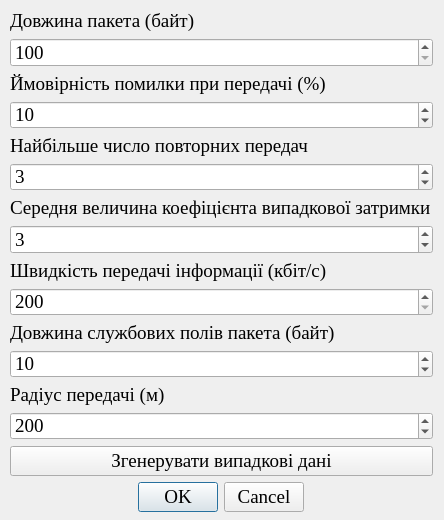
<?xml version="1.0" encoding="UTF-8"?>
<ui version="4.0">
 <class>TransferParameters</class>
 <widget class="QDialog" name="TransferParameters">
  <property name="geometry">
   <rect>
    <x>0</x>
    <y>0</y>
    <width>444</width>
    <height>520</height>
   </rect>
  </property>
  <property name="font">
   <font>
    <family>Times New Roman</family>
    <pointsize>14</pointsize>
   </font>
  </property>
  <property name="windowTitle">
   <string>Характеристики передачі</string>
  </property>
  <property name="modal">
   <bool>true</bool>
  </property>
  <widget class="QWidget" name="layoutWidget">
   <property name="geometry">
    <rect>
     <x>10</x>
     <y>10</y>
     <width>423</width>
     <height>502</height>
    </rect>
   </property>
   <layout class="QGridLayout" name="gridLayout">
    <item row="1" column="0">
     <widget class="QPushButton" name="random_button">
      <property name="text">
       <string>Згенерувати випадкові дані</string>
      </property>
     </widget>
    </item>
    <item row="2" column="0" alignment="Qt::AlignHCenter">
     <widget class="QDialogButtonBox" name="dialog_button_box">
      <property name="standardButtons">
       <set>QDialogButtonBox::Cancel|QDialogButtonBox::Ok</set>
      </property>
     </widget>
    </item>
    <item row="0" column="0">
     <layout class="QVBoxLayout" name="verticalLayout_8">
      <item>
       <layout class="QVBoxLayout" name="verticalLayout">
        <item>
         <widget class="QLabel" name="packet_length_label">
          <property name="text">
           <string>Довжина пакета (байт)</string>
          </property>
         </widget>
        </item>
        <item>
         <widget class="QSpinBox" name="packet_length_spin_box">
          <property name="minimum">
           <number>100</number>
          </property>
          <property name="maximum">
           <number>127</number>
          </property>
         </widget>
        </item>
       </layout>
      </item>
      <item>
       <layout class="QVBoxLayout" name="verticalLayout_2">
        <item>
         <widget class="QLabel" name="error_probability_label">
          <property name="text">
           <string>Ймовірність помилки при передачі (%)</string>
          </property>
         </widget>
        </item>
        <item>
         <widget class="QSpinBox" name="error_probability_spin_box">
          <property name="minimum">
           <number>1</number>
          </property>
          <property name="maximum">
           <number>100</number>
          </property>
          <property name="value">
           <number>10</number>
          </property>
         </widget>
        </item>
       </layout>
      </item>
      <item>
       <layout class="QVBoxLayout" name="verticalLayout_3">
        <item>
         <widget class="QLabel" name="retransmissions_number_label">
          <property name="text">
           <string>Найбільше число повторних передач</string>
          </property>
         </widget>
        </item>
        <item>
         <widget class="QSpinBox" name="retransmissions_number_spin_box">
          <property name="minimum">
           <number>1</number>
          </property>
          <property name="maximum">
           <number>10</number>
          </property>
          <property name="value">
           <number>3</number>
          </property>
         </widget>
        </item>
       </layout>
      </item>
      <item>
       <layout class="QVBoxLayout" name="verticalLayout_4">
        <item>
         <widget class="QLabel" name="delay_factor_label">
          <property name="text">
           <string>Середня величина коефіцієнта випадкової затримки</string>
          </property>
         </widget>
        </item>
        <item>
         <widget class="QSpinBox" name="delay_factor_spin_box">
          <property name="minimum">
           <number>1</number>
          </property>
          <property name="maximum">
           <number>10</number>
          </property>
          <property name="value">
           <number>3</number>
          </property>
         </widget>
        </item>
       </layout>
      </item>
      <item>
       <layout class="QVBoxLayout" name="verticalLayout_5">
        <item>
         <widget class="QLabel" name="transfer_speed_label">
          <property name="text">
           <string>Швидкість передачі інформації (кбіт/с)</string>
          </property>
         </widget>
        </item>
        <item>
         <widget class="QSpinBox" name="transfer_speed_spin_box">
          <property name="minimum">
           <number>200</number>
          </property>
          <property name="maximum">
           <number>250</number>
          </property>
          <property name="value">
           <number>200</number>
          </property>
         </widget>
        </item>
       </layout>
      </item>
      <item>
       <layout class="QVBoxLayout" name="verticalLayout_6">
        <item>
         <widget class="QLabel" name="service_length_label">
          <property name="text">
           <string>Довжина службових полів пакета (байт)</string>
          </property>
         </widget>
        </item>
        <item>
         <widget class="QSpinBox" name="service_length_spin_box">
          <property name="minimum">
           <number>1</number>
          </property>
          <property name="maximum">
           <number>30</number>
          </property>
          <property name="value">
           <number>10</number>
          </property>
         </widget>
        </item>
       </layout>
      </item>
      <item>
       <layout class="QVBoxLayout" name="verticalLayout_7">
        <item>
         <widget class="QLabel" name="transfer_radius_label">
          <property name="text">
           <string>Радіус передачі (м)</string>
          </property>
         </widget>
        </item>
        <item>
         <widget class="QSpinBox" name="transfer_radius_spin_box">
          <property name="minimum">
           <number>10</number>
          </property>
          <property name="maximum">
           <number>500</number>
          </property>
          <property name="value">
           <number>200</number>
          </property>
         </widget>
        </item>
       </layout>
      </item>
     </layout>
    </item>
   </layout>
  </widget>
 </widget>
 <resources/>
 <connections/>
</ui>
